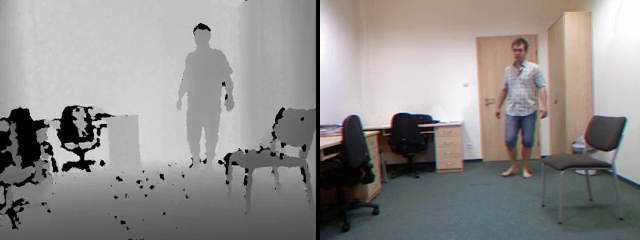
#> input picture frame 21 of datasets/urfall/fall-03-cam0.mp4, 640 x 240 px
$ python make_camera_clips.py
#> lines starting #> are read from the running program, lines starting #| are printed output that depends on the picture
"""Makes colour-only copies of UR Fall clips to use as simulated cameras in cameras.json.

Usage: python make_camera_clips.py
"""
import os

import cv2

BASE = os.path.dirname(os.path.abspath(__file__))
CLIPS = ["fall-03-cam0.mp4", "fall-06-cam0.mp4", "fall-11-cam0.mp4", "adl-24-cam0.mp4"]
OUTPUT_DIR = os.path.join(BASE, "demo_outputs", "cameras")


def main():
    os.makedirs(OUTPUT_DIR, exist_ok=True)
    for clip in CLIPS:
        cap = cv2.VideoCapture(os.path.join(BASE, "datasets", "urfall", clip))
        fps = cap.get(cv2.CAP_PROP_FPS) or 30.0
        writer = None
        while True:
            ok, frame = cap.read()
#> frame is the input picture: shape (240, 640, 3); mean B, G, R 140.1, 141.5, 144.3
            if not ok:
                break
            colour = frame[:, frame.shape[1] // 2:]  # right half is colour, left is depth
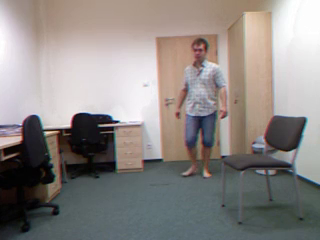
#> colour: shape (240, 320, 3); mean B, G, R 132.4, 135.3, 140.8
            if writer is None:
                size = (colour.shape[1], colour.shape[0])
#> size = (320, 240)
                writer = cv2.VideoWriter(os.path.join(OUTPUT_DIR, clip),
                                         cv2.VideoWriter_fourcc(*"mp4v"), fps, size)
            writer.write(colour)
        cap.release()
        writer.release()
        print("wrote", clip)


if __name__ == "__main__":
    main()

$ run again, starting later in the video
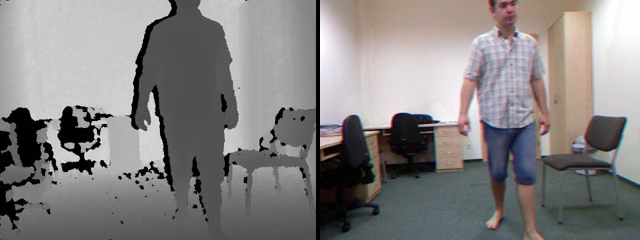
#> input picture frame 96 of datasets/urfall/fall-03-cam0.mp4, 640 x 240 px
#> in main, frame is the input picture: shape (240, 640, 3); mean B, G, R 129.6, 130, 132.8
#> in main, `colour = frame[:, frame.shape[1] // 2:]`:
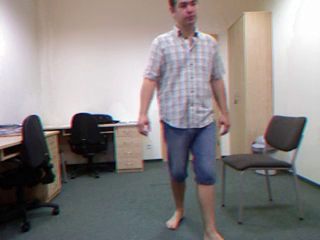
#> colour: shape (240, 320, 3); mean B, G, R 132.2, 133.1, 138.6

$ run again, starting later in the video
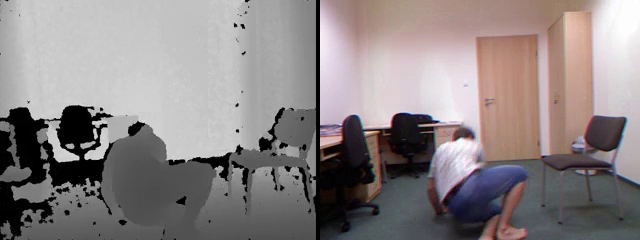
#> input picture frame 172 of datasets/urfall/fall-03-cam0.mp4, 640 x 240 px
#> in main, frame is the input picture: shape (240, 640, 3); mean B, G, R 132.9, 132.5, 140
#> in main, `colour = frame[:, frame.shape[1] // 2:]`:
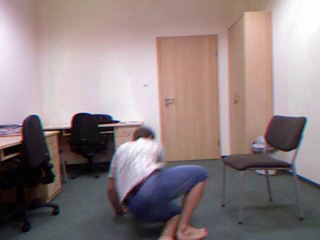
#> colour: shape (240, 320, 3); mean B, G, R 129.4, 128.6, 143.6
